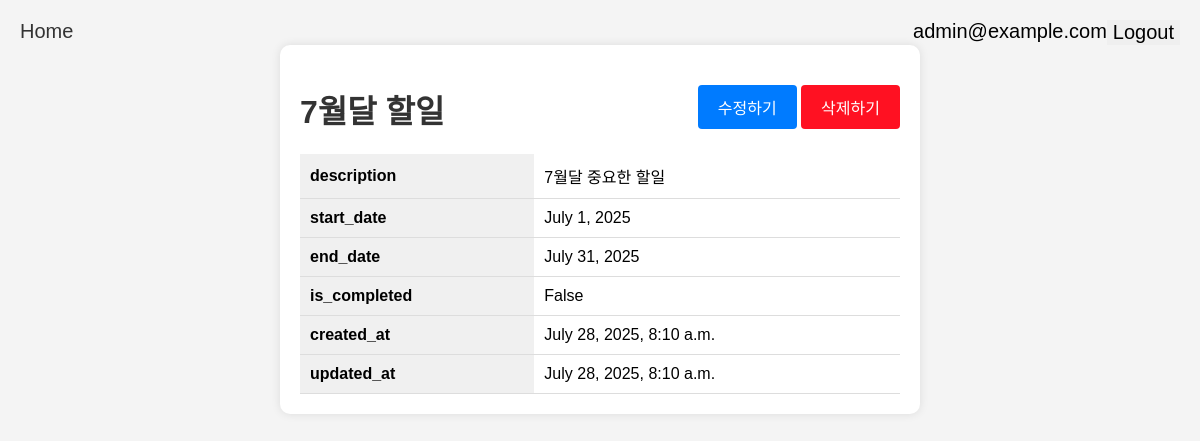
Before: /todo/1/ (signed in) with the older database file.
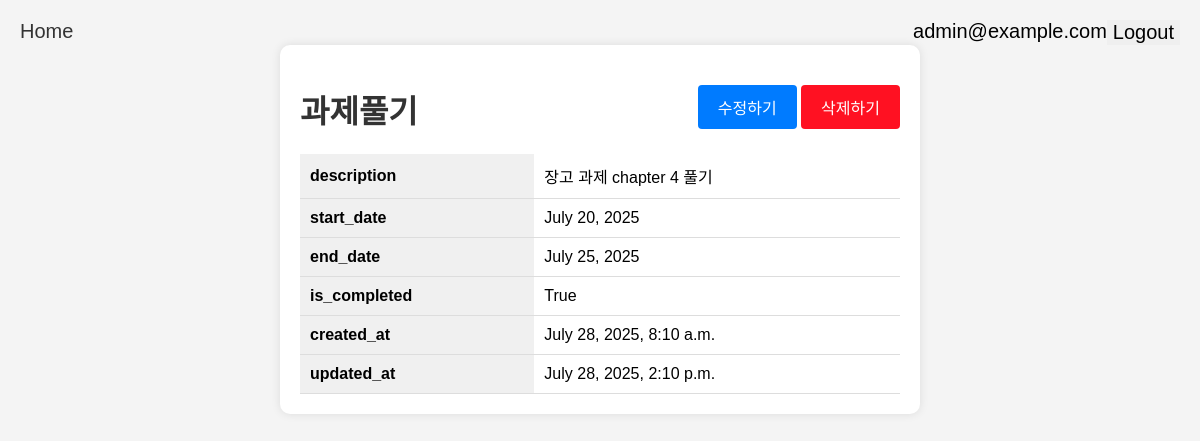
After: the same page with the newer database file.
### todo/models.py (models this page shows, shortened)
class Todo(models.Model):
    user = models.ForeignKey(User, on_delete=models.CASCADE)
    title = models.CharField(max_length=50)
    description = models.TextField()
    start_date = models.DateField()
    end_date = models.DateField()
    is_completed = models.BooleanField(default=False)
    created_at = models.DateTimeField(auto_now_add=True)
    updated_at = models.DateTimeField(auto_now=True)

### todo/views.py (the view)
# urls.py: path('todo/<int:todo_id>/', todo_info, name='todo_info'),
@login_required
def todo_info(request, todo_id):
    todo = get_object_or_404(Todo, id=todo_id)
    context = {
        'todo': todo.__dict__
    }
    return render(request, 'todo_info.html', context)

### templates/todo_info.html (shortened to what this page needs)
{% extends 'base.html' %}
{% block content %}
<!doctype html>
<html lang="en">
<head>
</head>
<body>
    <div class="container">
        <div style="display: flex; justify-content: space-between">
            <h1>{{ todo.title }}</h1>
            <div>
                <button class="button-group" onclick="location.href='{% url 'todo_update' todo.id %}'">수정하기</button>
                <button class="button-group" id="delete-button" onclick="location.href='{% url 'todo_delete' todo.id %}'">삭제하기</button>
            </div>
        </div>
        <table>
            {% for key, value in todo.items %}
                {% if key != 'title' and key != 'id' and key != 'user_id' and key != '_state'%}
                    <tr>
                        <th>{{ key }}</th>
                        <td>{{ value }}</td>
                    </tr>
                {% endif %}
            {% endfor %}
        </table>
    </div>
    {% endblock %}

Changed rows visible on the page:
changed Todo: title "7월달 할일" → "과제풀기"
Other visible differences:
new list line: "description 장고 과제 chapter 4 풀기"
new list line: "start_date July 20, 2025"
new list line: "end_date July 25, 2025"
new list line: "is_completed True"
new list line: "updated_at July 28, 2025, 2:10 p.m."
list line gone: "description 7월달 중요한 할일"
list line gone: "start_date July 1, 2025"
list line gone: "end_date July 31, 2025"
list line gone: "is_completed False"
list line gone: "updated_at July 28, 2025, 8:10 a.m."
